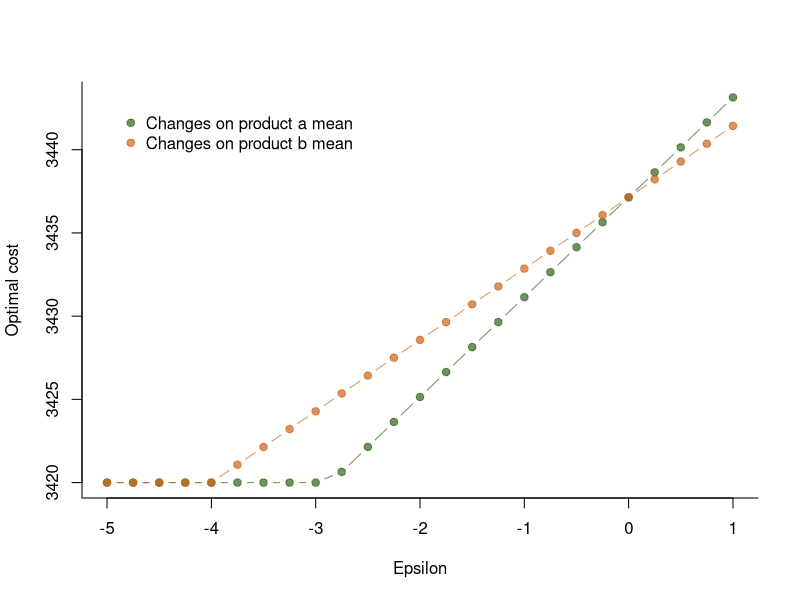
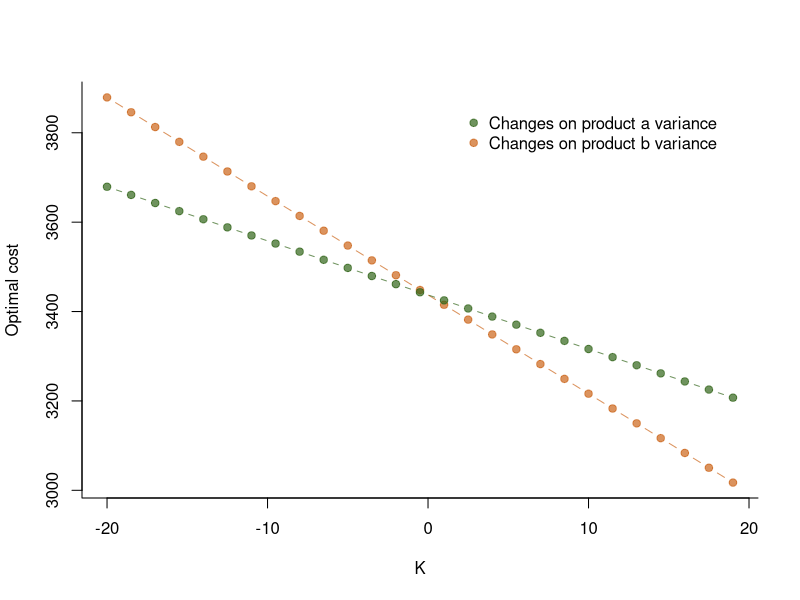
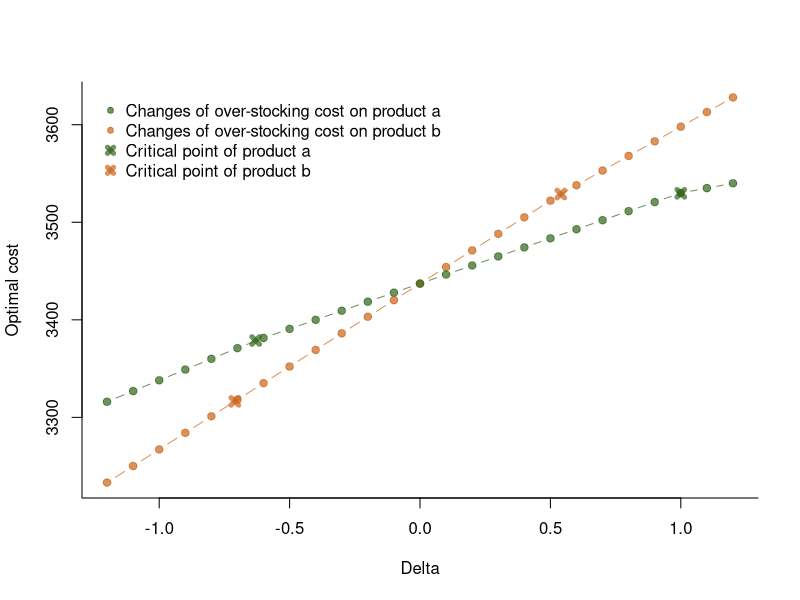
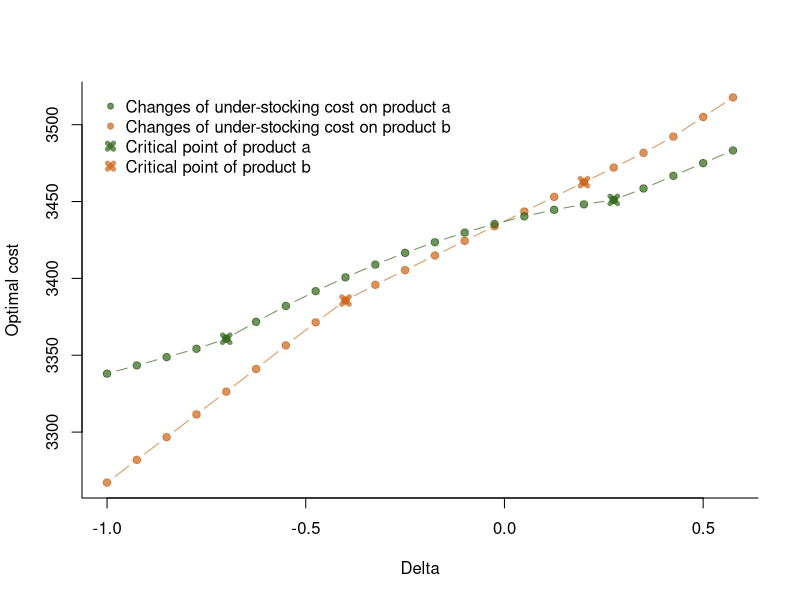

R code for these plots, in order:
## ---- chunk 1
library(lpSolve)
knitr::opts_chunk$set(echo = FALSE)
## ---- chunk 2
c_1o<-5
c_2o<-7
c_1u<-6
c_2u<-6
time_a<-2200
time_b<-2500
time_c<-3500
demand_1<-c(200,220,180,190,190,210,240,250,200,190,210,240)
demand_2<-c(250,230,200,180,210,210,170,150,180,220,260,260)
objective.in<-c(rep(c_1o,12),rep(c_2o,12),rep(c_1u,12),rep(c_2u,12),0,0)
con_t1<-c(rep(0,48),4,6)
con_t2<-c(rep(0,48),7,5)
con_t3<-c(rep(0,48),8,8)
con_o1<-c(1,rep(0,47),-1,0)
con_o2<-c(0,1,rep(0,46),-1,0)
con_o3<-c(rep(0,2),1,rep(0,45),-1,0)
con_o4<-c(rep(0,3),1,rep(0,44),-1,0)
con_o5<-c(rep(0,4),1,rep(0,43),-1,0)
con_o6<-c(rep(0,5),1,rep(0,42),-1,0)
con_o7<-c(rep(0,6),1,rep(0,41),-1,0)
con_o8<-c(rep(0,7),1,rep(0,40),-1,0)
con_o9<-c(rep(0,8),1,rep(0,39),-1,0)
con_o10<-c(rep(0,9),1,rep(0,38),-1,0)
con_o11<-c(rep(0,10),1,rep(0,37),-1,0)
con_o12<-c(rep(0,11),1,rep(0,36),-1,0)
con_o13<-c(rep(0,12),1,rep(0,35),0,-1)
con_o14<-c(rep(0,13),1,rep(0,34),0,-1)
con_o15<-c(rep(0,14),1,rep(0,33),0,-1)
con_o16<-c(rep(0,15),1,rep(0,32),0,-1)
con_o17<-c(rep(0,16),1,rep(0,31),0,-1)
con_o18<-c(rep(0,17),1,rep(0,30),0,-1)
con_o19<-c(rep(0,18),1,rep(0,29),0,-1)
con_o20<-c(rep(0,19),1,rep(0,28),0,-1)
con_o21<-c(rep(0,20),1,rep(0,27),0,-1)
con_o22<-c(rep(0,21),1,rep(0,26),0,-1)
con_o23<-c(rep(0,22),1,rep(0,25),0,-1)
con_o24<-c(rep(0,23),1,rep(0,24),0,-1)
con_u1<-c(rep(0,24),1,rep(0,23),1,0)
con_u2<-c(rep(0,25),1,rep(0,22),1,0)
con_u3<-c(rep(0,26),1,rep(0,21),1,0)
con_u4<-c(rep(0,27),1,rep(0,20),1,0)
con_u5<-c(rep(0,28),1,rep(0,19),1,0)
con_u6<-c(rep(0,29),1,rep(0,18),1,0)
con_u7<-c(rep(0,30),1,rep(0,17),1,0)
con_u8<-c(rep(0,31),1,rep(0,16),1,0)
con_u9<-c(rep(0,32),1,rep(0,15),1,0)
con_u10<-c(rep(0,33),1,rep(0,14),1,0)
con_u11<-c(rep(0,34),1,rep(0,13),1,0)
con_u12<-c(rep(0,35),1,rep(0,12),1,0)
con_u13<-c(rep(0,36),1,rep(0,11),0,1)
con_u14<-c(rep(0,37),1,rep(0,10),0,1)
con_u15<-c(rep(0,38),1,rep(0,9),0,1)
con_u16<-c(rep(0,39),1,rep(0,8),0,1)
con_u17<-c(rep(0,40),1,rep(0,7),0,1)
con_u18<-c(rep(0,41),1,rep(0,6),0,1)
con_u19<-c(rep(0,42),1,rep(0,5),0,1)
con_u20<-c(rep(0,43),1,rep(0,4),0,1)
con_u21<-c(rep(0,44),1,rep(0,3),0,1)
con_u22<-c(rep(0,45),1,rep(0,2),0,1)
con_u23<-c(rep(0,46),1,0,0,1)
con_u24<-c(rep(0,47),1,0,1)
const.mat<-rbind(con_t1,con_t2,con_t3
                 ,con_o1,con_o2,con_o3,con_o4,con_o5,con_o6,con_o7,con_o8,con_o9,con_o10,con_o11,con_o12
                 ,con_o13,con_o14,con_o15,con_o16,con_o17,con_o18,con_o19,con_o20,con_o21,con_o22,con_o23,con_o24
                 ,con_u1,con_u2,con_u3,con_u4,con_u5,con_u6,con_u7,con_u8,con_u9,con_u10,con_u11,con_u12
                 ,con_u13,con_u14,con_u15,con_u16,con_u17,con_u18,con_u19,con_u20,con_u21,con_u22,con_u23,con_u24)
const.rhs<-c(time_a,time_b,time_c,-demand_1,-demand_2,demand_1,demand_2)
const.dir<-c(rep("<=",3),rep(">=",48))
optimum_original<-lp(direction="min", objective.in, const.mat,const.dir, const.rhs,compute.sens=TRUE)
## ---- chunk 3
epsilon_1<-seq(-5,1,0.25)
op_set<-c()
for (ep in epsilon_1){
  new_demand_1<-demand_1+ep
  new_const.rhs<-c(time_a,time_b,time_c,-new_demand_1,-demand_2,new_demand_1,demand_2)
  op_cost<-lp(direction="min", objective.in, const.mat,const.dir,new_const.rhs)$objval
  op_set<-c(op_set,op_cost)
}
par(bty="l")
plot(epsilon_1,op_set,xlab="Epsilon",ylab="Optimal cost",type="b", bty="l", col=rgb(0.2,0.4,0.1,0.7) , lwd=1 , pch=19)

epsilon_2<-seq(-5,1,0.25)
op_set<-c()
for (ep in epsilon_2){
  new_demand_2<-demand_2+ep
  new_const.rhs<-c(time_a,time_b,time_c,-demand_1,-new_demand_2,demand_1,new_demand_2)
  op_cost<-lp(direction="min", objective.in, const.mat,const.dir,new_const.rhs)$objval
  op_set<-c(op_set,op_cost)
}
lines(epsilon_2,op_set, col=rgb(0.8,0.4,0.1,0.7) , lwd=1 , pch=19 , type="b" )
legend("topleft", 
  legend = c("Changes on product a mean", "Changes on product b mean"), 
  col = c(rgb(0.2,0.4,0.1,0.7), 
  rgb(0.8,0.4,0.1,0.7)), 
  pch = c(19,19), 
  bty = "n", 
  pt.cex = 1, 
  cex = 1, 
  text.col = "black", 
  horiz = F , 
  inset = c(0.05, 0.05))
## ---- chunk 4
k_2<-seq(-20,20,1.5)
op_set<-c()
for (k in k_2){
  new_demand_2<-mean(demand_2)+(demand_2-mean(demand_2))*(100-k)/100
  new_const.rhs<-c(time_a,time_b,time_c,-demand_1,-new_demand_2,demand_1,new_demand_2)
  op_cost<-lp(direction="min", objective.in, const.mat,const.dir,new_const.rhs)$objval
  op_set<-c(op_set,op_cost)
}
plot(k_2,op_set,xlab="K",ylab="Optimal cost",type="b", bty="l",col=rgb(0.8,0.4,0.1,0.7), lwd=1 , pch=19)

k_1<-seq(-20,20,1.5)
op_set<-c()
for (k in k_1){
  new_demand_1<-mean(demand_1)+(demand_1-mean(demand_1))*(100-k)/100
  new_const.rhs<-c(time_a,time_b,time_c,-new_demand_1,-demand_2,new_demand_1,demand_2)
  op_cost<-lp(direction="min", objective.in, const.mat,const.dir,new_const.rhs)$objval
  op_set<-c(op_set,op_cost)
}
par(bty="l")
lines(k_1,op_set,col=rgb(0.2,0.4,0.1,0.7), lwd=1 , pch=19, type="b" )

legend("topright", 
  legend = c("Changes on product a variance", "Changes on product b variance"), 
  col = c(rgb(0.2,0.4,0.1,0.7), 
  rgb(0.8,0.4,0.1,0.7)), 
  pch = c(19,19), 
  bty = "n", 
  pt.cex = 1, 
  cex = 1, 
  text.col = "black", 
  horiz = F , 
  inset = c(0.05, 0.05))
## ---- chunk 5
delta<-seq(-1.2,1.2,0.1)

op_set<-c()
for (de in delta){
  new_c_2o<-c_2o+de
  new_objective.in<-c(rep(c_1o,12),rep(new_c_2o,12),rep(c_1u,12),rep(c_2u,12),0,0)
  op_cost<-lp(direction="min", new_objective.in, const.mat,const.dir,const.rhs)$objval
  op_set<-c(op_set,op_cost)
}
par(bty="l")
plot(delta,op_set,xlab="Delta",ylab="Optimal cost",type="b", bty="l",col=rgb(0.8,0.4,0.1,0.7) , lwd=1 , pch=19)
points(c(-0.71,0.54),c(3316.4,3528.9),col=rgb(0.8,0.4,0.1,0.7),pch=4,lwd=5)

op_set<-c()
for (de in delta){
  new_c_1o<-c_1o+de
  new_objective.in<-c(rep(new_c_1o,12),rep(c_2o,12),rep(c_1u,12),rep(c_2u,12),0,0)
  op_cost<-lp(direction="min", new_objective.in, const.mat,const.dir,const.rhs)$objval
  op_set<-c(op_set,op_cost)
}
lines(delta,op_set,col=rgb(0.2,0.4,0.1,0.7), lwd=1 , pch=19, type="b" )
points(c(-0.63,1),c(3378.8,3529.7),col=rgb(0.2,0.4,0.1,0.7),pch=4,lwd=5)

legend("topleft", 
  legend = c("Changes of over-stocking cost on product a", "Changes of over-stocking cost on product b"
             ,"Critical point of product a", "Critical point of product b"), 
  col = c(rgb(0.2,0.4,0.1,0.7)
          ,rgb(0.8,0.4,0.1,0.7)
          ,rgb(0.2,0.4,0.1,0.7)
          ,rgb(0.8,0.4,0.1,0.7)), 
  pch = c(19,19,4,4),
  bty = "n", 
  pt.cex = 0.8, 
  pt.lwd =c(1,1,5,5),
  cex = 1, 
  text.col = "black", 
  horiz = F , 
  inset = c(0.02,0.02))

## ---- chunk 6
beta<--10
delta<-seq(-1,0.6,0.075)

op_set<-c()
for (de in delta){
  new_c_2u<-c_2u+de
  new_demand_2<-demand_2+beta*de
  new_objective.in<-c(rep(c_1o,12),rep(c_2o,12),rep(c_1u,12),rep(new_c_2u,12),0,0)
  new_const.rhs<-c(time_a,time_b,time_c,-demand_1,-new_demand_2,demand_1,new_demand_2)
  op_cost<-lp(direction="min", new_objective.in, const.mat,const.dir,new_const.rhs)$objval
  op_set<-c(op_set,op_cost)
}
par(bty="l")
plot(delta,op_set,xlab="Delta",ylab="Optimal cost",type="b", bty="l", col=rgb(0.8,0.4,0.1,0.7) , lwd=1 , pch=19)
points(c(-0.4,0.2),c(3385.6,3462.6),col=rgb(0.8,0.4,0.1,0.7),pch=4,lwd=5)


op_set<-c()
for (de in delta){
  new_c_1u<-c_1u+de
  new_demand_1<-demand_1+beta*de
  new_objective.in<-c(rep(c_1o,12),rep(c_2o,12),rep(new_c_1u,12),rep(c_2u,12),0,0)
  new_const.rhs<-c(time_a,time_b,time_c,-new_demand_1,-demand_2,new_demand_1,demand_2)
  op_cost<-lp(direction="min", new_objective.in, const.mat,const.dir,new_const.rhs)$objval
  op_set<-c(op_set,op_cost)
}
lines(delta,op_set, col=rgb(0.2,0.4,0.1,0.7) , lwd=1 , pch=19 , type="b" )
points(c(-0.7,0.275),c(3360.743,3451.07),col=rgb(0.2,0.4,0.1,0.7),pch=4,lwd=5)

legend("topleft", 
  legend = c("Changes of under-stocking cost on product a", "Changes of under-stocking cost on product b"
             ,"Critical point of product a", "Critical point of product b"), 
  col = c(rgb(0.2,0.4,0.1,0.7)
          ,rgb(0.8,0.4,0.1,0.7)
          ,rgb(0.2,0.4,0.1,0.7)
          ,rgb(0.8,0.4,0.1,0.7)), 
  pch = c(19,19,4,4),
  bty = "n", 
  pt.cex = 0.8, 
  pt.lwd =c(1,1,5,5),
  cex = 1, 
  text.col = "black", 
  horiz = F , 
  inset = c(0.02,0.01))
